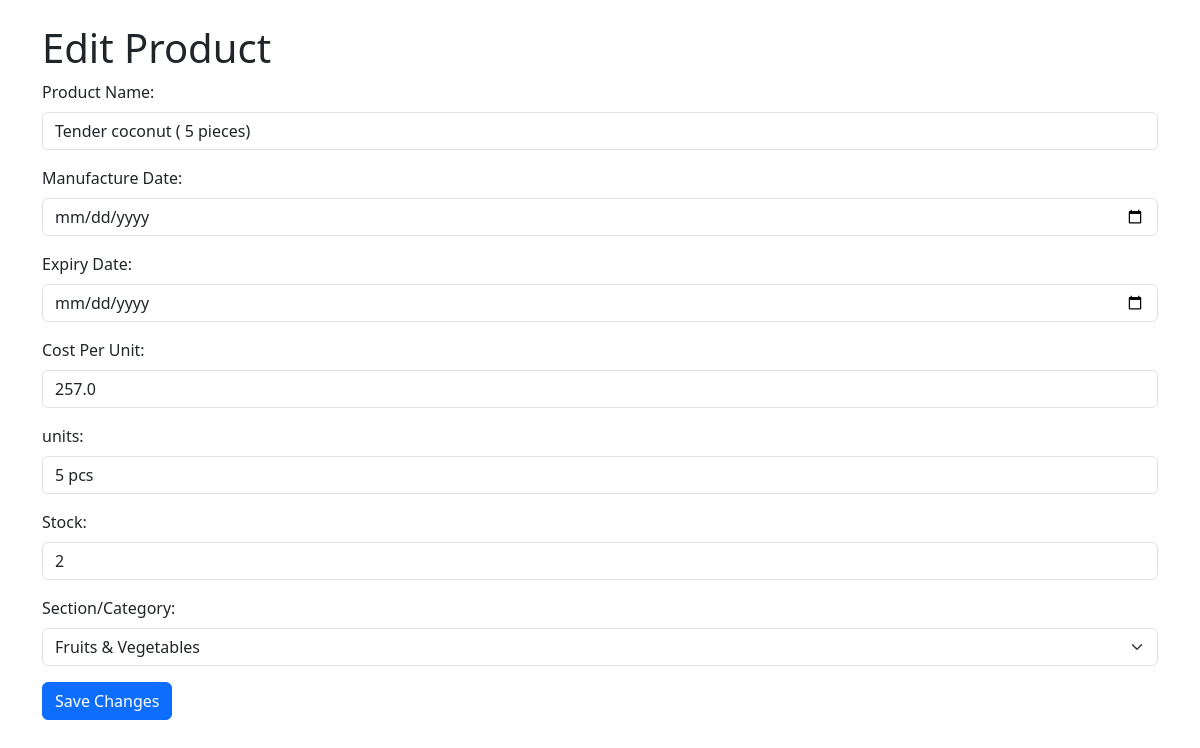
Screenshot of /edit_product/1 with the database file from the repository.
### app.py (models this page shows)
class Product(db.Model):
    __tablename__ = 'products'
    id = Column(Integer, primary_key=True)
    name = Column(String)
    MFG = Column(String)
    EXP = Column(String)
    cost_per_unit = Column(Float)
    units = Column(String)
    section_id = Column(Integer, ForeignKey('categories.id'))
    stock = Column(Integer)
    image = Column(String)
    category = relationship("Category", back_populates="products")

class Category(db.Model):
    __tablename__ = 'categories'
    id = Column(Integer, primary_key=True)
    name = Column(String)
    products = relationship("Product", back_populates="category")

### app.py (the view, shortened to what this page needs)
@app.route('/edit_product/<int:id>', methods=['GET', 'POST'])
def edit_product(id):
    product = db.session.execute(text('SELECT * FROM products WHERE id = :id'), {'id': id}).fetchone()
    if not product:
        flash('Product not found')
        return redirect(url_for('products'))
    sections = db.session.execute(text('SELECT * FROM categories')).fetchall()
    return render_template('edit_product.html', product=product, sections=sections)

### templates/edit_product.html (shortened to what this page needs)
<!DOCTYPE html>
<html lang="en">
<head>
    <link href="https://cdn.jsdelivr.net/npm/bootstrap@5.3.2/dist/css/bootstrap.min.css" rel="stylesheet">
</head>
<body>
<div class="container mt-4">
    <h1>Edit Product</h1>
    <form method="POST">
        <div class="mb-3">
            <label for="name" class="form-label">Product Name:</label>
            <input type="text" id="name" name="name" value="{{ product.name }}" class="form-control" required>
        </div>
        <div class="mb-3">
            <label for="mfg" class="form-label">Manufacture Date:</label>
            <input type="date" id="mfg" name="mfg" value="{{ product.MFG }}" class="form-control">
        </div>
        <div class="mb-3">
            <label for="exp" class="form-label">Expiry Date:</label>
            <input type="date" id="exp" name="exp" value="{{ product.EXP }}" class="form-control">
        </div>
        <div class="mb-3">
            <label for="cost_per_unit" class="form-label">Cost Per Unit:</label>
            <input type="number" id="cost_per_unit" name="cost_per_unit" step="0.01" value="{{ product.cost_per_unit }}" class="form-control" required>
        </div>
        <div class="mb-3">
            <label for="units" class="form-label">units:</label>
            <input type="text" id="units" name="units" value = "{{ product.units }}" class="form-control" required>
        </div>
        <div class="mb-3">
            <label for="stock" class="form-label">Stock:</label>
            <input type="number" id="stock" name="stock" value="{{ product.stock }}" class="form-control" required>
        </div>
        <div class="mb-3">
            <label for="section_id" class="form-label">Section/Category:</label>
            <select id="section_id" name="section_id" class="form-select">
                {% for section in sections %}
                <option value="{{ section.id }}" {% if section.id == product.section_id %}selected{% endif %}>{{ section.name }}</option>
                {% endfor %}
            </select>
        </div>
        <button type="submit" class="btn btn-primary">Save Changes</button>
    </form>
</div>
</body>
</html>

### rows the page displays
Product: name "Tender coconut ( 5 pieces)", cost_per_unit "257.0", units "5 pcs", stock "2", section_id "Fruits & Vegetables"
